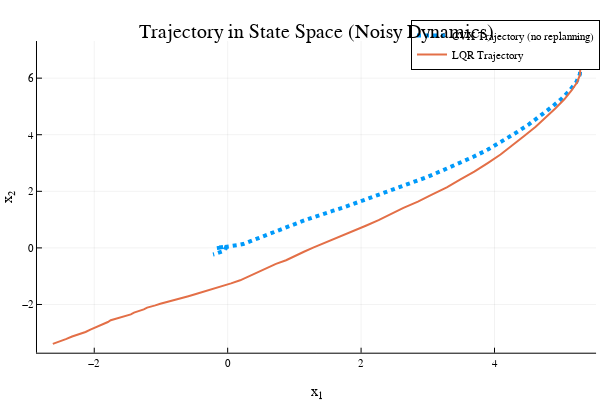
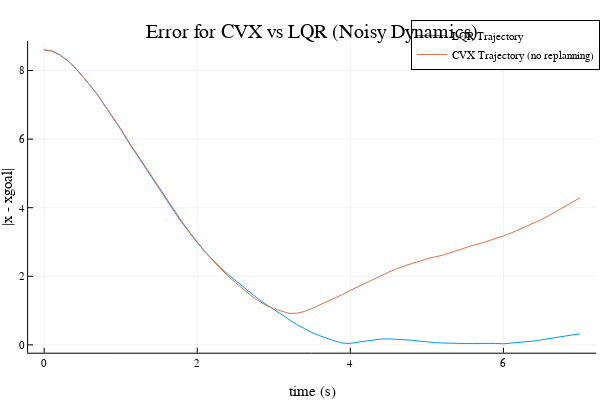

The code cell stored with these charts, in order, in its notebook:
### Markdown cell above
## Part D: Why LQR is so great (10 pts)

Now we are going to emphasize two reasons why the feedback policy from LQR is so useful:

1. It is robust to noise and model uncertainty (the Convex approach would require re-solving of the problem every time the new state differs from the expected state (this is MPC, more on this in Q3)
2. We can drive to any achievable goal state with $u = -K(x - x_{goal})$

First we are going to look at a simulation with the following white noise:
$$x_{k+1} = Ax_k + Bu_k + \text{noise}$$
Where noise $ \sim \mathcal{N}(0,\Sigma)$.

### Code cell
@testset "Why LQR is great reason 1" begin 
    
    # problem stuff
    dt = 0.1 
    tf = 7.0 
    t_vec = 0:dt:tf 
    N = length(t_vec)
    A,B = double_integrator_AB(dt)
    nx,nu = size(B)
    x0 = [5,7,2,-1.4] # initial condition 
    Q = diagm(ones(nx))
    R = diagm(ones(nu))
    Qf = 10*Q 
    
    # solve for X_{1:N}, U_{1:N-1} with convex optimization
    Xcvx,Ucvx = convex_trajopt(A,B,Q,R,Qf,N,x0; verbose = false)
    P, K = fhlqr(A,B,Q,R,Qf,N)
    # now let's simulate using Ucvx 
    Xsim_cvx = [zeros(nx) for i = 1:N]
    Xsim_cvx[1] = 1*x0 
    Xsim_lqr = [zeros(nx) for i = 1:N]
    Xsim_lqr[1] = 1*x0 
    for i = 1:N-1
        # sampled noise to be added after each step 
        noise = [.005*randn(2);.1*randn(2)]
        
        # simulate cvx control 
        Xsim_cvx[i+1] = A*Xsim_cvx[i] + B*Ucvx[i] + noise
        
        # TODO: use your FHLQR control gains K to calculate u_lqr
        # simulate lqr control 
        u_lqr = -K[i] * Xsim_lqr[i]
        Xsim_lqr[i+1] = A*Xsim_lqr[i] + B*u_lqr + noise
    end
    
    
    # ------------------------plotting--------------------------
    X1m = mat_from_vec(Xsim_cvx)
    X2m = mat_from_vec(Xsim_lqr)
    # plot trajectory in x1 x2 space 
    plot(X2m[1,:],X2m[2,:], label = "CVX Trajectory (no replanning)", lw = 4, ls = :dot)
    display(plot!(X1m[1,:],X1m[2,:],
                 title = "Trajectory in State Space (Noisy Dynamics)",
                 ylabel = "x₂", xlabel = "x₁", lw = 2, label = "LQR Trajectory"))
    ecvx = [norm(x[1:2]) for x in Xsim_cvx]
    elqr = [norm(x[1:2]) for x in Xsim_lqr]
    plot(t_vec, elqr, label = "LQR Trajectory",ylabel = "|x - xgoal|",
         xlabel = "time (s)", title = "Error for CVX vs LQR (Noisy Dynamics)")
    display(plot!(t_vec, ecvx, label = "CVX Trajectory (no replanning)"))
    # ------------------------plotting--------------------------

end

### Figure 1 — Plotly figure (JSON) as saved in the notebook; plotly's stock layout.template omitted (floating-point values rounded to 4 significant figures)
{"data": [{"colorbar": {"len": 0.8657, "title": "", "x": 0.9934, "y": 0.5087}, "legendgroup": "CVX Trajectory (no replanning)", "line": {"color": "rgba(0, 154, 250, 1.000)", "dash": "dot", "shape": "linear", "width": 4}, "mode": "lines", "name": "CVX Trajectory (no replanning)", "showlegend": true, "type": "scatter", "x": [5, 5.162, 5.24, 5.285, 5.28, 5.226, 5.127, 5.01, 4.86, 4.692, 4.515, 4.311, 4.114, 3.901, 3.677, 3.445, 3.209, 2.979, 2.735, 2.512, 2.288, 2.1, 1.919, 1.743, 1.581, 1.442, 1.295, 1.152, 1.024, 0.9111, 0.8087, 0.6992, 0.5802, 0.4686, 0.3866, 0.2992, 0.2308, 0.1535, 0.08621, 0.02823, -0.03857, -0.07847, -0.1063, -0.1396, -0.1693, -0.1738, -0.1657, -0.1525, -0.1348, -0.1084, -0.08299, -0.06128, -0.03613, -0.03538, -0.02501, -0.03414, -0.0393, -0.0412, -0.0493, -0.04077, -0.02844, -0.03656, -0.0563, -0.05649, -0.066, -0.07963, -0.1235, -0.1514, -0.1745, -0.1929, -0.2194], "xaxis": "x", "y": [7, 6.841, 6.645, 6.399, 6.138, 5.855, 5.567, 5.283, 4.983, 4.671, 4.365, 4.052, 3.763, 3.476, 3.214, 2.954, 2.725, 2.495, 2.281, 2.084, 1.909, 1.727, 1.574, 1.434, 1.314, 1.189, 1.088, 0.9752, 0.8557, 0.7532, 0.6447, 0.5444, 0.4665, 0.3636, 0.279, 0.1913, 0.1348, 0.09852, 0.07073, 0.03978, 0.01802, 0.006048, -0.002698, -0.005664, -0.01123, -0.005095, -0.0121, -0.007085, 0.008066, 0.02286, 0.01208, 0.02724, 0.0407, 0.0333, 0.01346, 0.01662, 0.01313, 0.02184, 0.0254, 0.008589, -0.01464, -0.03121, -0.04913, -0.0769, -0.09057, -0.1239, -0.1423, -0.1678, -0.1992, -0.2173, -0.2327], "yaxis": "y"}, {"colorbar": {"len": 0.8657, "title": "", "x": 0.9934, "y": 0.5087}, "legendgroup": "LQR Trajectory", "line": {"color": "rgba(227, 111, 71, 1.000)", "dash": "solid", "shape": "linear", "width": 2}, "mode": "lines", "name": "LQR Trajectory", "showlegend": true, "type": "scatter", "x": [5, 5.162, 5.24, 5.285, 5.284, 5.236, 5.149, 5.047, 4.915, 4.769, 4.617, 4.44, 4.273, 4.091, 3.898, 3.697, 3.49, 3.285, 3.061, 2.852, 2.635, 2.447, 2.262, 2.08, 1.907, 1.755, 1.594, 1.433, 1.282, 1.143, 1.014, 0.8758, 0.7241, 0.5737, 0.4473, 0.3102, 0.1871, 0.05065, -0.08142, -0.2101, -0.3541, -0.4762, -0.5887, -0.7095, -0.8298, -0.9265, -1.009, -1.085, -1.152, -1.207, -1.258, -1.306, -1.345, -1.404, -1.452, -1.517, -1.58, -1.639, -1.704, -1.753, -1.796, -1.859, -1.934, -1.991, -2.058, -2.131, -2.237, -2.332, -2.426, -2.518, -2.621], "xaxis": "x", "y": [7, 6.841, 6.645, 6.397, 6.131, 5.842, 5.546, 5.252, 4.939, 4.611, 4.284, 3.945, 3.625, 3.301, 2.997, 2.693, 2.419, 2.142, 1.88, 1.635, 1.412, 1.182, 0.9794, 0.7927, 0.6274, 0.4593, 0.3179, 0.1668, 0.008344, -0.1353, -0.2882, -0.4362, -0.5642, -0.7207, -0.8648, -1.018, -1.146, -1.254, -1.353, -1.455, -1.548, -1.63, -1.707, -1.778, -1.849, -1.906, -1.975, -2.031, -2.073, -2.111, -2.173, -2.206, -2.237, -2.287, -2.349, -2.388, -2.433, -2.464, -2.5, -2.555, -2.62, -2.68, -2.744, -2.821, -2.886, -2.973, -3.048, -3.133, -3.227, -3.31, -3.393], "yaxis": "y"}], "layout": {"annotations": [{"font": {"color": "rgba(0, 0, 0, 1.000)", "family": "sans-serif", "size": 20}, "rotation": 0, "showarrow": false, "text": "Trajectory in State Space (Noisy Dynamics)", "x": 0.5275, "xanchor": "center", "xref": "paper", "y": 1, "yanchor": "top", "yref": "paper"}], "height": 400, "legend": {"bgcolor": "rgba(255, 255, 255, 1.000)", "bordercolor": "rgba(0, 0, 0, 1.000)", "borderwidth": 1, "font": {"color": "rgba(0, 0, 0, 1.000)", "family": "sans-serif", "size": 11}, "title": {"font": {"color": "rgba(0, 0, 0, 1.000)", "family": "sans-serif", "size": 15}, "text": ""}, "tracegroupgap": 0, "traceorder": "normal", "x": 1, "xanchor": "auto", "y": 1, "yanchor": "auto"}, "margin": {"b": 20, "l": 0, "r": 0, "t": 20}, "paper_bgcolor": "rgba(255, 255, 255, 1.000)", "plot_bgcolor": "rgba(255, 255, 255, 1.000)", "showlegend": true, "width": 600, "xaxis": {"anchor": "y", "domain": [0.06165, 0.9934], "gridcolor": "rgba(0, 0, 0, 0.100)", "gridwidth": 0.5, "linecolor": "rgba(0, 0, 0, 1.000)", "mirror": false, "range": [-2.858, 5.522], "showgrid": true, "showline": true, "showticklabels": true, "tickangle": 0, "tickcolor": "rgb(0, 0, 0)", "tickfont": {"color": "rgba(0, 0, 0, 1.000)", "family": "sans-serif", "size": 11}, "tickmode": "array", "ticks": "inside", "ticktext": ["−2", "0", "2", "4"], "tickvals": [-2, 0, 2, 4], "title": "x₁", "titlefont": {"color": "rgba(0, 0, 0, 1.000)", "family": "sans-serif", "size": 15}, "type": "-", "visible": true, "zeroline": false, "zerolinecolor": "rgba(0, 0, 0, 1.000)"}, "yaxis": {"anchor": "x", "domain": [0.07581, 0.9415], "gridcolor": "rgba(0, 0, 0, 0.100)", "gridwidth": 0.5, "linecolor": "rgba(0, 0, 0, 1.000)", "mirror": false, "range": [-3.705, 7.312], "showgrid": true, "showline": true, "showticklabels": true, "tickangle": 0, "tickcolor": "rgb(0, 0, 0)", "tickfont": {"color": "rgba(0, 0, 0, 1.000)", "family": "sans-serif", "size": 11}, "tickmode": "array", "ticks": "inside", "ticktext": ["−2", "0", "2", "4", "6"], "tickvals": [-2, 0, 2, 4, 6], "title": "x₂", "titlefont": {"color": "rgba(0, 0, 0, 1.000)", "family": "sans-serif", "size": 15}, "type": "-", "visible": true, "zeroline": false, "zerolinecolor": "rgba(0, 0, 0, 1.000)"}}}

### Figure 2 — Plotly figure (JSON) as saved in the notebook; plotly's stock layout.template omitted (floating-point values rounded to 4 significant figures)
{"data": [{"colorbar": {"len": 0.8657, "title": "", "x": 0.9934, "y": 0.5087}, "legendgroup": "LQR Trajectory", "line": {"color": "rgba(0, 154, 250, 1.000)", "dash": "solid", "shape": "linear", "width": 1}, "mode": "lines", "name": "LQR Trajectory", "showlegend": true, "type": "scatter", "x": [0, 0.1, 0.2, 0.3, 0.4, 0.5, 0.6, 0.7, 0.8, 0.9, 1, 1.1, 1.2, 1.3, 1.4, 1.5, 1.6, 1.7, 1.8, 1.9, 2, 2.1, 2.2, 2.3, 2.4, 2.5, 2.6, 2.7, 2.8, 2.9, 3, 3.1, 3.2, 3.3, 3.4, 3.5, 3.6, 3.7, 3.8, 3.9, 4, 4.1, 4.2, 4.3, 4.4, 4.5, 4.6, 4.7, 4.8, 4.9, 5, 5.1, 5.2, 5.3, 5.4, 5.5, 5.6, 5.7, 5.8, 5.9, 6, 6.1, 6.2, 6.3, 6.4, 6.5, 6.6, 6.7, 6.8, 6.9, 7], "xaxis": "x", "y": [8.602, 8.57, 8.463, 8.299, 8.096, 7.847, 7.568, 7.281, 6.96, 6.621, 6.28, 5.916, 5.575, 5.225, 4.884, 4.538, 4.21, 3.886, 3.561, 3.264, 2.98, 2.719, 2.481, 2.257, 2.056, 1.869, 1.691, 1.51, 1.334, 1.182, 1.034, 0.8862, 0.7445, 0.5931, 0.4768, 0.3552, 0.2672, 0.1824, 0.1115, 0.04878, 0.04258, 0.0787, 0.1064, 0.1397, 0.1696, 0.1739, 0.1662, 0.1526, 0.1351, 0.1108, 0.08387, 0.06706, 0.05442, 0.04859, 0.0284, 0.03797, 0.04143, 0.04663, 0.05546, 0.04167, 0.03199, 0.04807, 0.07472, 0.09541, 0.1121, 0.1472, 0.1884, 0.226, 0.2649, 0.2905, 0.3199], "yaxis": "y"}, {"colorbar": {"len": 0.8657, "title": "", "x": 0.9934, "y": 0.5087}, "legendgroup": "CVX Trajectory (no replanning)", "line": {"color": "rgba(227, 111, 71, 1.000)", "dash": "solid", "shape": "linear", "width": 1}, "mode": "lines", "name": "CVX Trajectory (no replanning)", "showlegend": true, "type": "scatter", "x": [0, 0.1, 0.2, 0.3, 0.4, 0.5, 0.6, 0.7, 0.8, 0.9, 1, 1.1, 1.2, 1.3, 1.4, 1.5, 1.6, 1.7, 1.8, 1.9, 2, 2.1, 2.2, 2.3, 2.4, 2.5, 2.6, 2.7, 2.8, 2.9, 3, 3.1, 3.2, 3.3, 3.4, 3.5, 3.6, 3.7, 3.8, 3.9, 4, 4.1, 4.2, 4.3, 4.4, 4.5, 4.6, 4.7, 4.8, 4.9, 5, 5.1, 5.2, 5.3, 5.4, 5.5, 5.6, 5.7, 5.8, 5.9, 6, 6.1, 6.2, 6.3, 6.4, 6.5, 6.6, 6.7, 6.8, 6.9, 7], "xaxis": "x", "y": [8.602, 8.57, 8.462, 8.298, 8.094, 7.845, 7.568, 7.284, 6.968, 6.634, 6.298, 5.94, 5.603, 5.257, 4.917, 4.574, 4.246, 3.922, 3.592, 3.288, 2.99, 2.717, 2.465, 2.226, 2.008, 1.814, 1.625, 1.443, 1.282, 1.151, 1.054, 0.9784, 0.9179, 0.9212, 0.9737, 1.065, 1.161, 1.255, 1.355, 1.47, 1.588, 1.698, 1.806, 1.914, 2.027, 2.119, 2.218, 2.303, 2.372, 2.432, 2.51, 2.563, 2.61, 2.684, 2.761, 2.83, 2.901, 2.96, 3.025, 3.099, 3.176, 3.261, 3.357, 3.453, 3.544, 3.658, 3.781, 3.906, 4.037, 4.159, 4.288], "yaxis": "y"}], "layout": {"annotations": [{"font": {"color": "rgba(0, 0, 0, 1.000)", "family": "sans-serif", "size": 20}, "rotation": 0, "showarrow": false, "text": "Error for CVX vs LQR (Noisy Dynamics)", "x": 0.5201, "xanchor": "center", "xref": "paper", "y": 1, "yanchor": "top", "yref": "paper"}], "height": 400, "legend": {"bgcolor": "rgba(255, 255, 255, 1.000)", "bordercolor": "rgba(0, 0, 0, 1.000)", "borderwidth": 1, "font": {"color": "rgba(0, 0, 0, 1.000)", "family": "sans-serif", "size": 11}, "title": {"font": {"color": "rgba(0, 0, 0, 1.000)", "family": "sans-serif", "size": 15}, "text": ""}, "tracegroupgap": 0, "traceorder": "normal", "x": 1, "xanchor": "auto", "y": 1, "yanchor": "auto"}, "margin": {"b": 20, "l": 0, "r": 0, "t": 20}, "paper_bgcolor": "rgba(255, 255, 255, 1.000)", "plot_bgcolor": "rgba(255, 255, 255, 1.000)", "showlegend": true, "width": 600, "xaxis": {"anchor": "y", "domain": [0.04684, 0.9934], "gridcolor": "rgba(0, 0, 0, 0.100)", "gridwidth": 0.5, "linecolor": "rgba(0, 0, 0, 1.000)", "mirror": false, "range": [-0.21, 7.21], "showgrid": true, "showline": true, "showticklabels": true, "tickangle": 0, "tickcolor": "rgb(0, 0, 0)", "tickfont": {"color": "rgba(0, 0, 0, 1.000)", "family": "sans-serif", "size": 11}, "tickmode": "array", "ticks": "inside", "ticktext": ["0", "2", "4", "6"], "tickvals": [0, 2, 4, 6], "title": "time (s)", "titlefont": {"color": "rgba(0, 0, 0, 1.000)", "family": "sans-serif", "size": 15}, "type": "-", "visible": true, "zeroline": false, "zerolinecolor": "rgba(0, 0, 0, 1.000)"}, "yaxis": {"anchor": "x", "domain": [0.07581, 0.9415], "gridcolor": "rgba(0, 0, 0, 0.100)", "gridwidth": 0.5, "linecolor": "rgba(0, 0, 0, 1.000)", "mirror": false, "range": [-0.2288, 8.86], "showgrid": true, "showline": true, "showticklabels": true, "tickangle": 0, "tickcolor": "rgb(0, 0, 0)", "tickfont": {"color": "rgba(0, 0, 0, 1.000)", "family": "sans-serif", "size": 11}, "tickmode": "array", "ticks": "inside", "ticktext": ["0", "2", "4", "6", "8"], "tickvals": [0, 2, 4, 6, 8], "title": "|x - xgoal|", "titlefont": {"color": "rgba(0, 0, 0, 1.000)", "family": "sans-serif", "size": 15}, "type": "-", "visible": true, "zeroline": false, "zerolinecolor": "rgba(0, 0, 0, 1.000)"}}}
